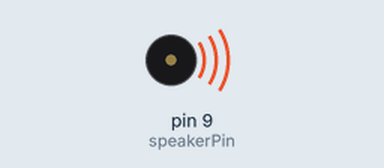
Recording of a sketch running on a simulated Arduino Uno, built with avr-gcc and run on an emulated ATmega328P. Shown: buzzer (waves = sounding). What the sketch prints to the serial monitor is not drawn. At 0.1 s the program stops and its outputs stay as they are.

Above: at 0.2 s.
Timing chart, 0 to 1.6 s (numbered marks = the images above):
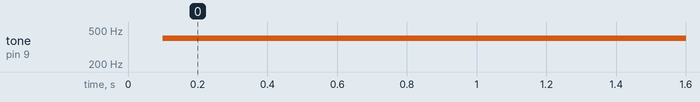

The sketch:

speaker_sender.ino
```cpp
int speakerPin = 9;
char sendOver = 'A';

void setup()
{
  Serial.begin(9600);
}

void loop()
{
  Serial.println(sendOver);
  delay(100);
  while(true){
  tone(speakerPin, 400, 1000);
  }
}
```

Measured:
- by itself, tone on pin 9 (speakerPin): silent → 400 Hz at 0.10 s
